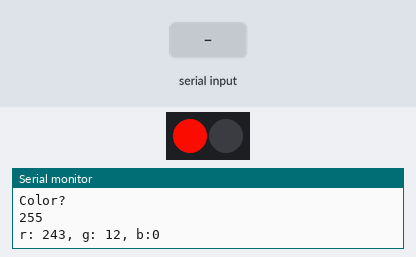
A sketch run on a simulated ESP8266 (NodeMCU). On the bench: 2 RGB LEDs in strip order, left to right, the last lines printed to the serial monitor. The inputs (shaded band) are chosen by the test bench. Dim RGB values are drawn brighter than linear; the strip is taken to match the declared colour order.

Above: at 1.2 s.
1.3 s: "90,45\n" received over Serial
At 2.45 s:
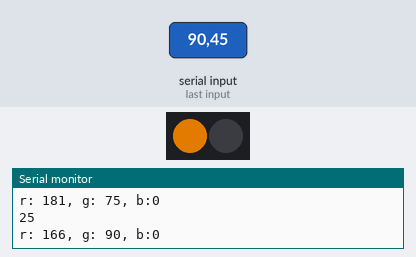
At 3.05 s:
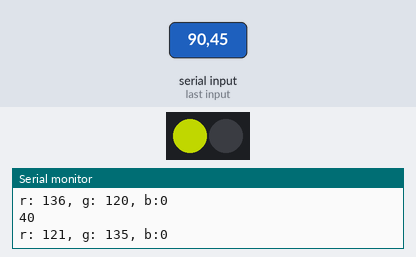
4.3 s: "200\n" received over Serial
At 5.15 s:
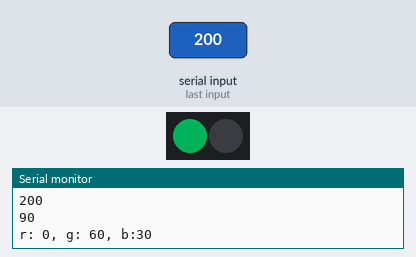
Timing chart, 0 to 10.8 s (numbered marks = the images above; inputs shaded):
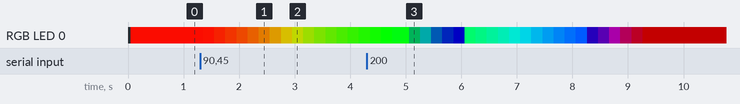

The sketch:

apa106.ino
```cpp
#include <Adafruit_NeoPixel.h>

#define PIN D6
#define NUM_LED 2
#define DELAY 1000
#define STEP 5

Adafruit_NeoPixel strip = Adafruit_NeoPixel(NUM_LED, PIN, NEO_RGB + NEO_KHZ800);

const byte numChars = 32;
String color_string = "";
boolean newData = false;
uint32_t c;
uint8_t new_color = 0;
uint8_t current_color = 255;


void setup() {
  Serial.begin(115200);
  strip.begin();
  strip.show(); // Initialize all pixels to 'off'
  Serial.println("Color?");
}

void loop() {
  // put your main code here, to run repeatedly:

  delay(50);

  char endMarker = '\n';
  char rc;

  while (Serial.available() > 0 && newData == false) {
      rc = Serial.read();

      if (rc != endMarker) {
          color_string += rc;
      }
      else {
//          color_string += '\0'; // terminate the string
          newData = true;
      }
  }

  if (newData == true) {
      Serial.print("Int:");
      Serial.println(color_string);
      newData = false;
      current_color = new_color;
      new_color = color_string.toInt() & 255;
      Serial.println(new_color);
      color_string = "";
      Serial.read();
  }

  breathe(current_color, new_color);
  delay(50);
}

void insta_change(uint8_t current_color) {
    uint32_t c = get_rgb(current_color);
    strip.setPixelColor(0, c);
    strip.show();
}

uint32_t get_rgb(uint8_t _color) {
    uint8_t r, g, b;
    String data;
    if (_color <= 85) {
      r = incumbent_color(_color);
      g = minor_color(_color);
      b = 0;
    }
    else if (_color <= 170){
      _color -= 85;
      r = 0;
      g = incumbent_color(_color);
      b = minor_color(_color);
      }
    else if (_color <= 255) {
      _color -= 170;
      r = minor_color(_color);
      g = 0;
      b = incumbent_color(_color);
    }
    data = "r: " + String(r) + ", g: " + String(g) + ", b:" + String(b);
    Serial.println(data);
    return strip.Color(r, g, b);
}

uint8_t incumbent_color(uint8_t _color) {
  return (current_color - (_color * 3));
}

uint8_t minor_color(uint8_t _color) {
  return (_color * 3);
}

void breathe(uint8_t current_color, uint8_t new_color) {
  uint8_t change = 0;
//  Serial.print("difference:");
//  Serial.println(abs(current_color - new_color));
  if (current_color > new_color) {
    if ((current_color - new_color) > 127) {
      change = STEP;
    }
    else change = -STEP;
  } else {
    if ((current_color - new_color) <= 127) {
  }
    if (abs(current_color - new_color) <= 127) {
      change = STEP;
    }
    else change = -STEP;
  }
  while(abs(current_color - new_color) >= 5) {
    Serial.println(current_color);
    current_color += change;
    insta_change(current_color);
    delay(200);
  }
  ::current_color = new_color;
}
```

Measured:
- after the input at 1.3 s, RGB LED 0: RGB(243, 12, 0) → RGB(241, 15, 0) after 0.05 s, → RGB(226, 30, 0) 0.20 s later, → RGB(211, 45, 0) 0.20 s later, → RGB(196, 60, 0) 0.20 s later, … (15 changes in this stretch)
